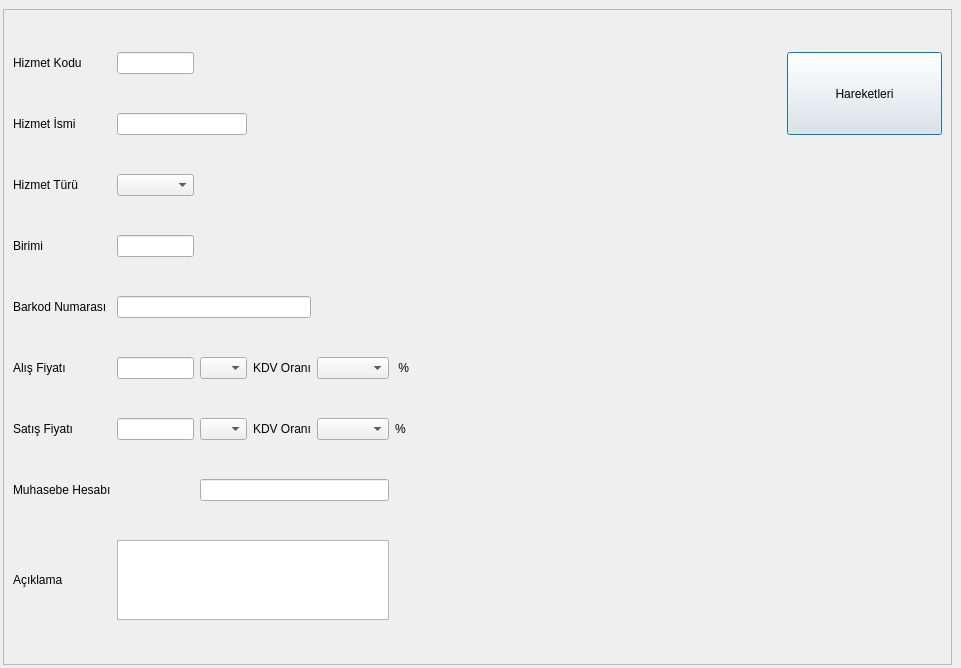
<?xml version="1.0" encoding="UTF-8"?>
<ui version="4.0">
 <class>STOK_HIZMET_KARTI_FORMU</class>
 <widget class="QDialog" name="STOK_HIZMET_KARTI_FORMU">
  <property name="geometry">
   <rect>
    <x>0</x>
    <y>0</y>
    <width>961</width>
    <height>668</height>
   </rect>
  </property>
  <property name="sizePolicy">
   <sizepolicy hsizetype="Expanding" vsizetype="Expanding">
    <horstretch>0</horstretch>
    <verstretch>0</verstretch>
   </sizepolicy>
  </property>
  <property name="minimumSize">
   <size>
    <width>640</width>
    <height>330</height>
   </size>
  </property>
  <property name="windowTitle">
   <string>HİZMET KARTI</string>
  </property>
  <layout class="QGridLayout" name="gridLayout_2" rowstretch="0,100" columnstretch="100,0">
   <property name="margin">
    <number>3</number>
   </property>
   <item row="0" column="0" colspan="2">
    <widget class="QWidget" name="navigation_buttons_widget" native="true">
     <property name="sizePolicy">
      <sizepolicy hsizetype="Expanding" vsizetype="Fixed">
       <horstretch>0</horstretch>
       <verstretch>0</verstretch>
      </sizepolicy>
     </property>
    </widget>
   </item>
   <item row="1" column="0">
    <widget class="QFrame" name="frame">
     <property name="sizePolicy">
      <sizepolicy hsizetype="Expanding" vsizetype="Expanding">
       <horstretch>0</horstretch>
       <verstretch>0</verstretch>
      </sizepolicy>
     </property>
     <property name="frameShape">
      <enum>QFrame::StyledPanel</enum>
     </property>
     <property name="frameShadow">
      <enum>QFrame::Raised</enum>
     </property>
     <layout class="QGridLayout" name="gridLayout" rowstretch="1,1,1,1,1,0,0,0,1" columnstretch="10,5,3,3,3,5,20,10">
      <item row="0" column="0">
       <widget class="QLabel" name="label">
        <property name="sizePolicy">
         <sizepolicy hsizetype="Fixed" vsizetype="Fixed">
          <horstretch>0</horstretch>
          <verstretch>0</verstretch>
         </sizepolicy>
        </property>
        <property name="text">
         <string>Hizmet Kodu</string>
        </property>
       </widget>
      </item>
      <item row="0" column="1">
       <widget class="QLineEdit" name="lineEdit_hizmet_kodu"/>
      </item>
      <item row="0" column="2">
       <spacer name="horizontalSpacer_6">
        <property name="orientation">
         <enum>Qt::Horizontal</enum>
        </property>
        <property name="sizeHint" stdset="0">
         <size>
          <width>40</width>
          <height>20</height>
         </size>
        </property>
       </spacer>
      </item>
      <item row="0" column="3">
       <spacer name="horizontalSpacer_4">
        <property name="orientation">
         <enum>Qt::Horizontal</enum>
        </property>
        <property name="sizeHint" stdset="0">
         <size>
          <width>65</width>
          <height>20</height>
         </size>
        </property>
       </spacer>
      </item>
      <item row="0" column="5">
       <spacer name="horizontalSpacer_7">
        <property name="orientation">
         <enum>Qt::Horizontal</enum>
        </property>
        <property name="sizeHint" stdset="0">
         <size>
          <width>40</width>
          <height>20</height>
         </size>
        </property>
       </spacer>
      </item>
      <item row="1" column="0">
       <widget class="QLabel" name="label_2">
        <property name="sizePolicy">
         <sizepolicy hsizetype="Fixed" vsizetype="Fixed">
          <horstretch>0</horstretch>
          <verstretch>0</verstretch>
         </sizepolicy>
        </property>
        <property name="text">
         <string>Hizmet İsmi</string>
        </property>
       </widget>
      </item>
      <item row="1" column="1" colspan="2">
       <widget class="QLineEdit" name="lineEdit_hizmet_ismi"/>
      </item>
      <item row="2" column="0">
       <widget class="QLabel" name="label_12">
        <property name="sizePolicy">
         <sizepolicy hsizetype="Fixed" vsizetype="Preferred">
          <horstretch>0</horstretch>
          <verstretch>0</verstretch>
         </sizepolicy>
        </property>
        <property name="text">
         <string>Hizmet Türü</string>
        </property>
       </widget>
      </item>
      <item row="2" column="1">
       <widget class="QComboBox" name="comboBox_hizmet_turu"/>
      </item>
      <item row="2" column="6">
       <spacer name="horizontalSpacer_3">
        <property name="orientation">
         <enum>Qt::Horizontal</enum>
        </property>
        <property name="sizeHint" stdset="0">
         <size>
          <width>386</width>
          <height>22</height>
         </size>
        </property>
       </spacer>
      </item>
      <item row="3" column="0">
       <widget class="QLabel" name="label_11">
        <property name="sizePolicy">
         <sizepolicy hsizetype="Fixed" vsizetype="Preferred">
          <horstretch>0</horstretch>
          <verstretch>0</verstretch>
         </sizepolicy>
        </property>
        <property name="text">
         <string>Birimi</string>
        </property>
       </widget>
      </item>
      <item row="3" column="1">
       <widget class="QLineEdit" name="lineEdit_hizmet_birimi"/>
      </item>
      <item row="4" column="0">
       <widget class="QLabel" name="label_4">
        <property name="sizePolicy">
         <sizepolicy hsizetype="Fixed" vsizetype="Preferred">
          <horstretch>0</horstretch>
          <verstretch>0</verstretch>
         </sizepolicy>
        </property>
        <property name="text">
         <string>Barkod Numarası</string>
        </property>
       </widget>
      </item>
      <item row="4" column="1" colspan="3">
       <widget class="QLineEdit" name="lineEdit_barkod_no"/>
      </item>
      <item row="5" column="0">
       <widget class="QLabel" name="label_alis_fiyati">
        <property name="sizePolicy">
         <sizepolicy hsizetype="Fixed" vsizetype="Preferred">
          <horstretch>0</horstretch>
          <verstretch>0</verstretch>
         </sizepolicy>
        </property>
        <property name="text">
         <string>Alış Fiyatı</string>
        </property>
       </widget>
      </item>
      <item row="5" column="1">
       <widget class="QCommaEdit" name="commaEdit_alis_fiyati">
        <property name="whatsThis">
         <string>Sayilari formatina(Or:1,000,234.50) donusturur. </string>
        </property>
        <property name="QCommaEdit" stdset="0">
         <rect>
          <x>0</x>
          <y>0</y>
          <width>100</width>
          <height>100</height>
         </rect>
        </property>
       </widget>
      </item>
      <item row="5" column="2">
       <widget class="QComboBox" name="comboBox_alis_doviz_cinsi">
        <property name="sizePolicy">
         <sizepolicy hsizetype="Expanding" vsizetype="Fixed">
          <horstretch>0</horstretch>
          <verstretch>0</verstretch>
         </sizepolicy>
        </property>
        <property name="sizeAdjustPolicy">
         <enum>QComboBox::AdjustToMinimumContentsLength</enum>
        </property>
       </widget>
      </item>
      <item row="5" column="5">
       <widget class="QLabel" name="label_alis_yuzde">
        <property name="sizePolicy">
         <sizepolicy hsizetype="Expanding" vsizetype="Fixed">
          <horstretch>0</horstretch>
          <verstretch>0</verstretch>
         </sizepolicy>
        </property>
        <property name="font">
         <font>
          <weight>50</weight>
          <bold>false</bold>
         </font>
        </property>
        <property name="text">
         <string> % </string>
        </property>
       </widget>
      </item>
      <item row="6" column="0">
       <widget class="QLabel" name="label_satis">
        <property name="sizePolicy">
         <sizepolicy hsizetype="Fixed" vsizetype="Preferred">
          <horstretch>0</horstretch>
          <verstretch>0</verstretch>
         </sizepolicy>
        </property>
        <property name="text">
         <string>Satış Fiyatı</string>
        </property>
       </widget>
      </item>
      <item row="6" column="1">
       <widget class="QCommaEdit" name="commaEdit_satis_fiyati">
        <property name="whatsThis">
         <string>Sayilari formatina(Or:1,000,234.50) donusturur. </string>
        </property>
        <property name="QCommaEdit" stdset="0">
         <rect>
          <x>0</x>
          <y>0</y>
          <width>100</width>
          <height>100</height>
         </rect>
        </property>
       </widget>
      </item>
      <item row="6" column="2">
       <widget class="QComboBox" name="comboBox_satis_doviz_cinsi">
        <property name="sizePolicy">
         <sizepolicy hsizetype="Expanding" vsizetype="Fixed">
          <horstretch>0</horstretch>
          <verstretch>0</verstretch>
         </sizepolicy>
        </property>
        <property name="sizeAdjustPolicy">
         <enum>QComboBox::AdjustToMinimumContentsLength</enum>
        </property>
       </widget>
      </item>
      <item row="7" column="0">
       <widget class="QLabel" name="label_muhasebe_hesabi">
        <property name="sizePolicy">
         <sizepolicy hsizetype="Fixed" vsizetype="Fixed">
          <horstretch>0</horstretch>
          <verstretch>0</verstretch>
         </sizepolicy>
        </property>
        <property name="text">
         <string>Muhasebe Hesabı</string>
        </property>
       </widget>
      </item>
      <item row="7" column="1">
       <widget class="QSearchEdit" name="searchEdit_muh_hesap_kodu" native="true">
        <property name="whatsThis">
         <string>Arama widget. </string>
        </property>
        <property name="QSearchEdit" stdset="0">
         <rect>
          <x>0</x>
          <y>0</y>
          <width>100</width>
          <height>100</height>
         </rect>
        </property>
       </widget>
      </item>
      <item row="7" column="2" colspan="3">
       <widget class="QLineEdit" name="lineEdit_muh_hesap_ismi">
        <property name="focusPolicy">
         <enum>Qt::NoFocus</enum>
        </property>
        <property name="readOnly">
         <bool>true</bool>
        </property>
       </widget>
      </item>
      <item row="8" column="0">
       <widget class="QLabel" name="label_3">
        <property name="sizePolicy">
         <sizepolicy hsizetype="Fixed" vsizetype="Fixed">
          <horstretch>0</horstretch>
          <verstretch>0</verstretch>
         </sizepolicy>
        </property>
        <property name="text">
         <string>Açıklama</string>
        </property>
       </widget>
      </item>
      <item row="8" column="1" colspan="4">
       <widget class="QLimitedTextEdit" name="limitedTextEdit">
        <property name="maximumSize">
         <size>
          <width>16777215</width>
          <height>80</height>
         </size>
        </property>
       </widget>
      </item>
      <item row="5" column="3">
       <widget class="QLabel" name="label_alis_kdv_orani">
        <property name="sizePolicy">
         <sizepolicy hsizetype="Fixed" vsizetype="Fixed">
          <horstretch>0</horstretch>
          <verstretch>0</verstretch>
         </sizepolicy>
        </property>
        <property name="text">
         <string>KDV Oranı</string>
        </property>
       </widget>
      </item>
      <item row="5" column="4">
       <widget class="QComboBox" name="comboBox_alis_kdv_orani">
        <property name="sizePolicy">
         <sizepolicy hsizetype="Minimum" vsizetype="Fixed">
          <horstretch>0</horstretch>
          <verstretch>0</verstretch>
         </sizepolicy>
        </property>
       </widget>
      </item>
      <item row="6" column="3">
       <widget class="QLabel" name="label_satis_kdv">
        <property name="sizePolicy">
         <sizepolicy hsizetype="Fixed" vsizetype="Fixed">
          <horstretch>0</horstretch>
          <verstretch>0</verstretch>
         </sizepolicy>
        </property>
        <property name="text">
         <string>KDV Oranı</string>
        </property>
       </widget>
      </item>
      <item row="6" column="4">
       <widget class="QComboBox" name="comboBox_satis_kdv_orani">
        <property name="sizePolicy">
         <sizepolicy hsizetype="Minimum" vsizetype="Fixed">
          <horstretch>0</horstretch>
          <verstretch>0</verstretch>
         </sizepolicy>
        </property>
       </widget>
      </item>
      <item row="6" column="5">
       <widget class="QLabel" name="label_satis_yuzde">
        <property name="text">
         <string>%</string>
        </property>
       </widget>
      </item>
      <item row="0" column="7" rowspan="2">
       <widget class="QPushButton" name="pushButton_hizmetin_hareketleri">
        <property name="sizePolicy">
         <sizepolicy hsizetype="Minimum" vsizetype="Expanding">
          <horstretch>0</horstretch>
          <verstretch>0</verstretch>
         </sizepolicy>
        </property>
        <property name="text">
         <string>Hareketleri</string>
        </property>
       </widget>
      </item>
      <item row="5" column="7">
       <spacer name="horizontalSpacer">
        <property name="orientation">
         <enum>Qt::Horizontal</enum>
        </property>
        <property name="sizeHint" stdset="0">
         <size>
          <width>40</width>
          <height>20</height>
         </size>
        </property>
       </spacer>
      </item>
     </layout>
    </widget>
   </item>
  </layout>
 </widget>
 <customwidgets>
  <customwidget>
   <class>QCommaEdit</class>
   <extends>QLineEdit</extends>
   <header>QCommaEdit.h</header>
  </customwidget>
  <customwidget>
   <class>QLimitedTextEdit</class>
   <extends>QTextEdit</extends>
   <header>QLimitedTextEdit.h</header>
  </customwidget>
  <customwidget>
   <class>QSearchEdit</class>
   <extends>QWidget</extends>
   <header>QSearchEdit.h</header>
  </customwidget>
 </customwidgets>
 <tabstops>
  <tabstop>lineEdit_hizmet_kodu</tabstop>
  <tabstop>lineEdit_hizmet_ismi</tabstop>
  <tabstop>comboBox_hizmet_turu</tabstop>
  <tabstop>lineEdit_hizmet_birimi</tabstop>
  <tabstop>lineEdit_barkod_no</tabstop>
  <tabstop>commaEdit_alis_fiyati</tabstop>
  <tabstop>comboBox_alis_doviz_cinsi</tabstop>
  <tabstop>comboBox_alis_kdv_orani</tabstop>
  <tabstop>commaEdit_satis_fiyati</tabstop>
  <tabstop>comboBox_satis_doviz_cinsi</tabstop>
  <tabstop>comboBox_satis_kdv_orani</tabstop>
  <tabstop>searchEdit_muh_hesap_kodu</tabstop>
  <tabstop>limitedTextEdit</tabstop>
 </tabstops>
 <resources/>
 <connections/>
</ui>
